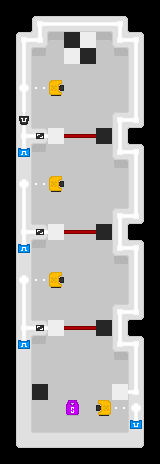

A 2D game scene composited from a Tiled map and its tileset images. What follows is a short description and the map's XML, with every tile layer's data as written:
An orthogonal 10x29 tile map with 16x16 px tiles, 3 tile layers (layer1, layer2, objects), 1 hidden layer not drawn.

<map version="1.5" tiledversion="1.7.2" orientation="orthogonal" renderorder="right-down" width="10" height="29" tilewidth="16" tileheight="16" infinite="0" nextlayerid="5" nextobjectid="1">
 <tileset firstgid="1" source="../../porthole-tileset.tsx" />
 <layer id="1" name="layer1" width="10" height="29">
  <data encoding="csv">
1,1,1,1,1,1,1,1,1,1,
1,1,33,33,33,33,33,33,1,1,
1,33,33,2,2,2,2,33,33,1,
1,33,2,2,2,2,2,2,33,1,
1,33,2,2,2,2,2,2,33,1,
1,33,2,2,2,2,2,2,33,1,
1,33,2,2,2,2,2,2,33,1,
1,33,2,2,2,2,2,33,33,1,
1,33,33,2,2,2,2,33,1,1,
1,33,2,2,2,2,2,33,33,1,
1,33,2,2,2,2,2,2,33,1,
1,33,2,2,2,2,2,2,33,1,
1,33,2,2,2,2,2,2,33,1,
1,33,2,2,2,2,2,33,33,1,
1,33,33,2,2,2,2,33,1,1,
1,33,2,2,2,2,2,33,33,1,
1,33,2,2,2,2,2,2,33,1,
1,33,2,2,2,2,2,2,33,1,
1,33,2,2,2,2,2,2,33,1,
1,33,2,2,2,2,2,33,33,1,
1,33,33,2,2,2,2,33,1,1,
1,33,2,2,2,2,2,33,33,1,
1,33,2,2,2,2,2,2,33,1,
1,33,2,2,2,2,2,2,33,1,
1,33,2,2,2,2,2,2,33,1,
1,33,2,2,2,2,2,2,33,1,
1,33,2,2,2,2,2,2,33,1,
1,33,33,33,33,33,33,33,33,1,
1,1,1,1,1,1,1,1,1,1
</data>
 </layer>
 <layer id="3" name="layer2" width="10" height="29">
  <data encoding="csv">
0,0,0,0,0,0,0,0,0,0,
0,11,37,66,66,66,66,38,12,0,
0,37,40,97,47,48,99,39,38,0,
0,34,133,0,77,78,0,132,34,0,
0,34,0,0,0,0,0,0,34,0,
0,34,140,0,0,0,0,0,34,0,
0,34,0,0,0,0,0,71,34,0,
0,34,72,0,0,0,0,7,70,0,
0,136,68,0,0,0,0,34,42,0,
0,34,133,0,0,0,0,39,38,0,
0,34,0,0,0,0,0,132,34,0,
0,34,140,0,0,0,0,0,34,0,
0,34,0,0,0,0,0,71,34,0,
0,34,72,0,0,0,0,7,70,0,
0,136,68,0,0,0,0,34,42,0,
0,34,133,0,0,0,0,39,38,0,
0,34,0,0,0,0,0,132,34,0,
0,34,140,0,0,0,0,0,34,0,
0,34,0,0,0,0,0,71,34,0,
0,34,72,0,0,0,0,7,70,0,
0,136,68,0,0,0,0,34,42,0,
0,34,133,0,0,0,0,39,38,0,
0,34,0,0,0,0,0,132,34,0,
0,34,0,0,0,0,0,0,34,0,
0,34,0,0,0,0,0,0,34,0,
0,34,0,0,0,0,0,140,34,0,
0,34,72,0,0,0,0,71,34,0,
0,69,66,66,66,66,66,66,70,0,
0,0,0,0,0,0,0,0,0,0
</data>
 </layer>
 <layer id="2" name="objects" width="10" height="29">
  <data encoding="csv">
0,0,0,0,0,0,0,0,0,0,
0,0,196,165,165,165,165,198,0,0,
0,196,262,0,0,0,0,260,198,0,
0,166,0,0,0,0,0,0,166,0,
0,166,0,0,0,0,0,0,166,0,
0,168,0,257,0,0,0,0,166,0,
0,166,0,0,0,0,0,0,166,0,
0,330,0,0,0,0,0,196,262,0,
0,228,295,385,323,323,386,166,0,0,
0,487,0,0,0,0,0,260,198,0,
0,0,0,0,0,0,0,0,166,0,
0,263,0,257,0,0,0,0,166,0,
0,166,0,0,0,0,0,0,166,0,
0,166,0,0,0,0,0,196,262,0,
0,228,295,385,323,323,386,166,0,0,
0,487,0,0,0,0,0,260,198,0,
0,0,0,0,0,0,0,0,166,0,
0,263,0,257,0,0,0,0,166,0,
0,166,0,0,0,0,0,0,166,0,
0,166,0,0,0,0,0,196,262,0,
0,228,295,385,323,323,386,166,0,0,
0,487,0,0,0,0,0,260,198,0,
0,0,0,0,0,0,0,0,166,0,
0,0,0,0,0,0,0,0,166,0,
0,0,417,0,0,0,0,418,262,0,
0,0,0,0,234,0,290,0,263,0,
0,0,0,0,0,0,0,0,486,0,
0,0,0,0,0,0,0,0,0,0,
0,0,0,0,0,0,0,0,0,0
</data>
 </layer>
 <layer id="4" name="collision" width="10" height="29" visible="0">
  <data encoding="csv">
0,0,0,0,0,0,0,0,0,0,
0,0,17,17,17,17,17,17,0,0,
0,17,17,0,17,17,0,17,17,0,
0,17,0,0,0,0,0,0,17,0,
0,17,0,0,0,0,0,0,17,0,
0,17,0,82,0,0,0,0,17,0,
0,17,0,0,0,0,0,0,17,0,
0,17,0,0,0,0,0,17,17,0,
0,17,17,22,113,113,20,17,0,0,
0,17,0,0,0,0,0,17,17,0,
0,17,0,0,0,0,0,0,17,0,
0,17,0,82,0,0,0,0,17,0,
0,17,0,0,0,0,0,0,17,0,
0,17,0,0,0,0,0,17,17,0,
0,17,17,22,113,113,20,17,0,0,
0,17,0,0,0,0,0,17,17,0,
0,17,0,0,0,0,0,0,17,0,
0,17,0,82,0,0,0,0,17,0,
0,17,0,0,0,0,0,0,17,0,
0,17,0,0,0,0,0,17,17,0,
0,17,17,22,113,113,20,17,0,0,
0,17,0,0,0,0,0,17,17,0,
0,17,0,0,0,0,0,0,17,0,
0,17,0,0,0,0,0,0,17,0,
0,17,22,0,0,0,0,20,17,0,
0,17,0,0,54,0,81,0,17,0,
0,17,0,0,0,0,0,0,17,0,
0,17,17,17,17,17,17,17,17,0,
0,0,0,0,0,0,0,0,0,0
</data>
 </layer>
</map>
